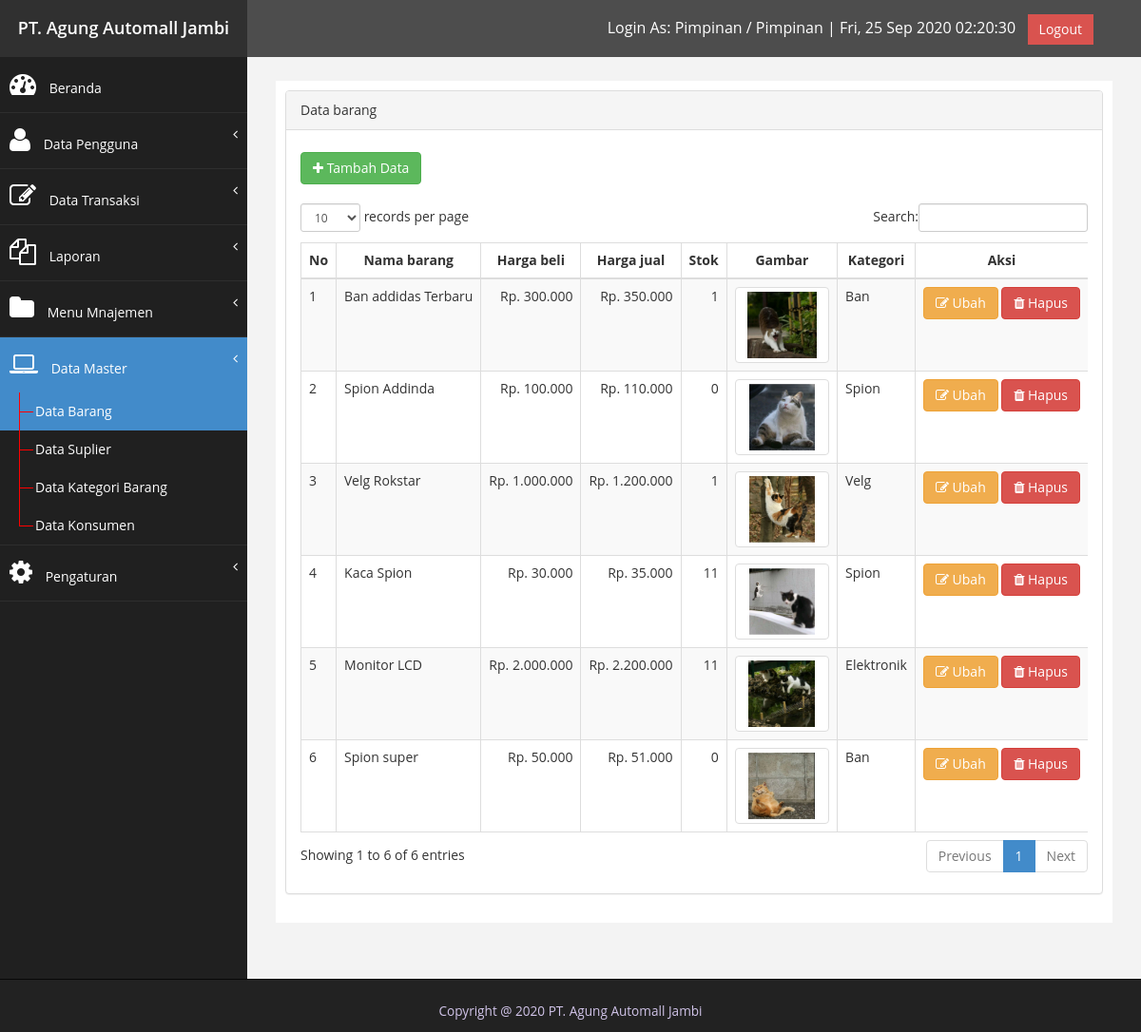
The page /index.php?page=data_master&submenu=barang (signed in) on the database its author committed.
### tables this page shows
CREATE TABLE `tb_pengaturan` (
  `id_pengaturan` int(11) NOT NULL,
  `pengaturan_title` varchar(50) NOT NULL,
  `pengaturan_nilai` text NOT NULL,
  `pengaturan_deskripsi` text NOT NULL
);

CREATE TABLE `tb_user_menu_access` (
  `id` int(11) NOT NULL,
  `menu_id` int(11) NOT NULL,
  `id_user_level` int(11) NOT NULL
);

CREATE TABLE `tb_user_menu` (
  `user_menu_id` int(11) NOT NULL,
  `menu_title` varchar(128) NOT NULL,
  `icon` varchar(255) NOT NULL,
  `menu_url` varchar(50) NOT NULL
);

CREATE TABLE `tb_user_sub_menu_access` (
  `id` int(11) NOT NULL,
  `sub_menu_id` int(11) NOT NULL,
  `id_user_level` int(11) NOT NULL
);

CREATE TABLE `tb_user_sub_menu` (
  `id` int(11) NOT NULL,
  `menu_id` int(11) NOT NULL,
  `title` varchar(128) NOT NULL,
  `sub_menu_url` varchar(50) NOT NULL,
  `file` varchar(255) NOT NULL
);

CREATE TABLE `tb_barang_data` (
  `id_barang_data` int(11) NOT NULL,
  `id_barang_kategori` int(11) NOT NULL,
  `barang_data_nama` varchar(200) NOT NULL,
  `barang_data_kode` varchar(100) NOT NULL,
  `barang_data_harga_beli` int(255) NOT NULL,
  `barang_data_harga_jual` int(255) NOT NULL,
  `barang_data_tanggal` date NOT NULL,
  `barang_data_gambar` varchar(255) NOT NULL
);

CREATE TABLE `tb_barang_kategori` (
  `id_barang_kategori` int(11) NOT NULL,
  `barang_kategori_nama` varchar(50) NOT NULL
);

### config.php (called while the page is built, shortened)
<?php
$database_host = "localhost";
$database_user = "root";
$database_pass = "";
$database_dbna = "db_pos_bengkel";
$koneksi = mysqli_connect($database_host, $database_user, $database_pass, $database_dbna);
function query($query)
{
    global $koneksi;
    $result = mysqli_query($koneksi, $query);
    if ($result) {
        if ($result->num_rows > 0) {
            $rows = [];
            while ($row = mysqli_fetch_array($result, MYSQLI_ASSOC)) {
                $rows[] = $row;
            }
            return $rows;
        } else return false;
    } else return false;
}
$_settingApplication = query("SELECT * FROM tb_pengaturan");
$tools['page_title'] = "PT. Agung Automall Jambi";
$tools['copyright'] = 2020;
$tools['developer'] = true;
$print = [];
$_settingDetail = [];
foreach ($_settingApplication as $set) {
    $pengaturan = $set['pengaturan_title'];
    if ($pengaturan == 'laporan') {
        $_settingDetail['laporan'] = $set;
        $result = explode('$', $set['pengaturan_nilai']);
        $print['header'] = [
            'judul' => $result[0],
            'alamat' => $result[1]
        ];
        $print['footer'] = [
            'jabatan' => $result[2],
            'nama' => $result[3]
        ];
    } elseif ($pengaturan == 'nama_perusahaan') {
        $tools['page_title'] = $set['pengaturan_nilai'];
    } elseif ($pengaturan == 'tahuncopyright') {
        $tools['copyright'] = $set['pengaturan_nilai'];
    } elseif ($pengaturan == 'default_home') {
        $_settingDetail['default_home'] = $set;
        $display_page = $set['pengaturan_nilai'];
    } elseif ($pengaturan == 'logo') {
        $tools['logo'] = $set['pengaturan_nilai'];
    } elseif ($pengaturan == 'pengembangan') {
        $tools['pengembangan'] = $set['pengaturan_nilai'];
    }
}
if (isset($_GET['page'])) $page = $_GET['page'];
else $page = "";
if (isset($_GET['submenu'])) $submenu = $_GET['submenu'];
else $submenu = "";
$_baseurl = '?page=' . $page . '&submenu=' . $submenu;
function getStokBarang($id)
{
    $barang['masuk']['data'] = query("SELECT barang_masuk_jumlah FROM tb_barang_masuk WHERE tb_barang_masuk.id_barang_data = '$id'");
    $barang['masuk']['data'] = ($barang['masuk']['data']) ? $barang['masuk']['data'] : [];
    $barang['masuk']['jumlah'] = 0;
    foreach ($barang['masuk']['data'] as $b) {
        $barang['masuk']['jumlah'] += $b['barang_masuk_jumlah'];
    }
    $barang['keluar']['data'] = query("SELECT barang_keluar_jumlah FROM tb_barang_keluar WHERE tb_barang_keluar.id_barang_data = '$id'");
    $barang['keluar']['data'] = ($barang['keluar']['data']) ? $barang['keluar']['data'] : [];
    $barang['keluar']['jumlah'] = 0;
    foreach ($barang['keluar']['data'] as $b) {
        $barang['keluar']['jumlah'] += $b['barang_keluar_jumlah'];
    }
    return $barang['masuk']['jumlah'] - $barang['keluar']['jumlah'];
}

### index.php (the view, shortened to what this page needs)
<?php
include "config.php";
$level        = $_SESSION['user']['level'];
$menus        = query("SELECT * FROM tb_user_menu_access
        INNER JOIN tb_user_menu
        ON    tb_user_menu_access.menu_id       = tb_user_menu.user_menu_id
        WHERE tb_user_menu_access.id_user_level = '$level'
");
if ($menus) {
    for ($i = 0; $i < count($menus); $i++) {
        $id = $menus[$i]['menu_id'];
        $menus[$i]['sub_menu'] = query("SELECT * FROM tb_user_sub_menu_access
            INNER JOIN tb_user_sub_menu
            ON    tb_user_sub_menu_access.sub_menu_id   = tb_user_sub_menu.id
            WHERE tb_user_sub_menu_access.id_user_level = '$level'
            AND tb_user_sub_menu.menu_id='$id'
        ");
        $menus[$i]['active'] = false;
        if ($menus[$i]['sub_menu']) {
            for ($j = 0; $j < count($menus[$i]['sub_menu']); $j++) {
                $menus[$i]['sub_menu'][$j]['url_act'] = "?page=" . $menus[$i]['menu_url'] . "&submenu=" . $menus[$i]['sub_menu'][$j]['sub_menu_url'];
                if ($menus[$i]['menu_url'] . $menus[$i]['sub_menu'][$j]['sub_menu_url'] == ($page . $submenu)) {
                    $display_page                        = $menus[$i]['sub_menu'][$j]['file'];
                    $menus[$i]['sub_menu'][$j]['active'] = true;
                    $menus[$i]['active']                 = true;
                } else {
                    $menus[$i]['sub_menu'][$j]['active'] = false;
                }
            }
            $menus[$i]['visible'] = true;
        } else {
            $menus[$i]['visible'] = false;
            $menus[$i]['active'] = false;
        }
    }
}
?>
<!DOCTYPE html>
<html xmlns="http://www.w3.org/1999/xhtml">
<head>
    <link href="assets/css/bootstrap.css" rel="stylesheet" />
    <link href="assets/css/font-awesome.css" rel="stylesheet" />
    <link href="assets/js/dataTables/dataTables.bootstrap.css" rel="stylesheet" />
    <link href="assets/css/custom.css" rel="stylesheet" />
</head>
<body>
    <div id="wrapper">
        <nav class="navbar navbar-default navbar-cls-top " role="navigation" style="margin-bottom: 0">
            <div class="navbar-header">
                <div class="navbar-bg text-tengah">
                    <a class="navbar-merek" href="index.php"><?= $tools['page_title']; ?></a>
                </div>
            </div>
            <div style="color: white; padding  : 15px 50px 5px 50px;float    : right; font-size: 16px;">
                <span>Login As: <?= $_SESSION['user']['level_title']; ?> / <?= $_SESSION['user']['nama']; ?> |</span>
                <span id="clockTopbar"></span> &nbsp;
                <a href="logout.php" class="btn btn-danger square-btn-adjust">Logout</a>
            </div>
        </nav>
        <nav class="navbar-default navbar-side" role="navigation">
            <div class="sidebar-collapse">
                <ul class="nav" id="main-menu">
                    <li>
                        <?php
                        if ($page === "") echo '<a href="index.php" class="bg-primary"><i class="fa fa-dashboard fa-2x"></i> Beranda</a>';
                        else echo '<a href="index.php"><i class="fa fa-dashboard fa-2x"></i> Beranda</a>';
                        ?>
                    </li>
                    <?php if ($menus) {
                        foreach ($menus as $menu) {
                            if ($menu['visible']) {
                                echo '<li>';
                                if ($menu['active']) {
                                    echo '
                                <a  href  = "#" class="bg-primary"><i class = "' . $menu["icon"] . '"></i> ' . $menu["menu_title"] . '<span class = "fa arrow"></span></a>
                                <ul class = "nav nav-second-level collapse in" aria-expanded = "true" style= "">
                                ';
                                } else {
                                    echo '
                                <a  href  = "#"><i class = "' . $menu["icon"] . '"></i> ' . $menu["menu_title"] . '<span class = "fa arrow"></span></a>
                                <ul class = "nav nav-second-level">
                                ';
                                }
                                if ($menu['sub_menu']) {
                                    foreach ($menu['sub_menu'] as $nav_submenu) {
                                        if ($nav_submenu['active']) echo '<li><a href="' . $nav_submenu['url_act'] . '" class="bg-primary"></i> ' . $nav_submenu['title'] . '</a></li>';
                                        else  echo '<li><a href="' . $nav_submenu['url_act'] . '"></i> ' . $nav_submenu['title'] . '</a></li>';
                                    }
                                }
                                echo '</ul>';
                                echo '</li>';
                            }
                        }
                    } ?>
                </ul>
            </div>
        </nav>
        <div id="page-wrapper">
            <div id="page-inner">
                <div class="row">
                    <div class="col-md-12">
                        <?php
                        if (file_exists($display_page)) include $display_page;
                        else include "page/error.php";
                        ?>
                    </div>
                </div>
            </div>
        </div>
    </div>
    <div class="navbar navbar-inverse navbar-fixed-bottom footer-bottom">
        <div class="container text-center">
            <p class="text-center" style="color: #D1C4E9;"><small>Copyright @ <?= $tools['copyright'] . " " . $tools['page_title']; ?></p>
        </div>
</body>
</html>

### page/data_master/barang/barang.php
<?php
if (isset($_GET['aksi'])) {
    if ($_GET['aksi'] == 'tambah') {
        include "tambah.php";
    } else if ($_GET['aksi'] == 'ubah') {
        include "ubah.php";
    } else if ($_GET['aksi'] == 'hapus') {
        include "hapus.php";
    } else {
        include "display.php";
    }
} else {
    include "display.php";
}

### page/data_master/barang/display.php
<?php
$nomor = 1;
$datas = query("SELECT * FROM `tb_barang_data` INNER JOIN `tb_barang_kategori` ON `tb_barang_data`.`id_barang_kategori` = `tb_barang_kategori`.`id_barang_kategori`");
?>
<div class="row">
    <div class="col-md-12">
        <div class="panel panel-default">
            <div class="panel-heading">
                Data barang
            </div>
            <div class="panel-body">
                <div class="table-responsive">
                    <div>
                        <a href="<?= $_baseurl; ?>&aksi=tambah" class="btn btn-success" style="margin-top:  8px;"><i class="fa fa-plus"></i> Tambah Data</a>
                    </div><br>
                    <table class="table table-striped table-bordered table-hover" id="dataTables-example">
                        <thead>
                            <tr>
                                <th style="text-align: center;">No</th>
                                <th style="text-align: center;">Nama barang</th>
                                <th style="text-align: center;">Harga beli</th>
                                <th style="text-align: center;">Harga jual</th>
                                <th style="text-align: center;">Stok</th>
                                <th style="text-align: center;">Gambar</th>
                                <th style="text-align: center;">Kategori</th>
                                <th style="text-align: center;">Aksi</th>
                            </tr>
                        </thead>
                        <tbody>
                            <?php if ($datas) :
                                foreach ($datas as $data) : ?>
                                    <tr>
                                        <td style="white-space: nowrap;"><?php echo $nomor++; ?></td>
                                        <td style="white-space: nowrap;"><?php echo $data['barang_data_nama']; ?></td>
                                        <td style="white-space: nowrap; text-align:right;">Rp. <?php echo number_format($data['barang_data_harga_beli'], 0, ',', '.'); ?></td>
                                        <td style="white-space: nowrap; text-align:right;">Rp. <?php echo number_format($data['barang_data_harga_jual'], 0, ',', '.'); ?></td>
                                        <td style="white-space: nowrap; text-align:right;"><?php echo getStokBarang($data['id_barang_data']); ?></td>
                                        <td style="white-space: nowrap; text-align:center;"><img style="width: 200px; height: 80px; object-fit:contain;" src="images/master_data_barang/<?php echo $data['barang_data_gambar']; ?>" style="width: 100px;" alt="..." class="img-thumbnail"></td>
                                        <td style="white-space: nowrap;"><?php echo $data['barang_kategori_nama']; ?></td>
                                        <td style="white-space:nowrap;">
                                            <a href="<?= $_baseurl; ?>&aksi=ubah&id=<?php echo $data['id_barang_data']; ?>" class="btn btn-warning"><i class="fa fa-edit"></i> Ubah</a>
                                            <a onclick="return confirm('Anda yakin ingin menghapus?')" href="<?= $_baseurl; ?>&aksi=hapus&id=<?php echo $data['id_barang_data']; ?>" class="btn btn-danger"><i class="fa fa-trash"></i> Hapus</a>
                                        </td>
                                    </tr>
                            <?php endforeach;
                            endif; ?>
                        </tbody>
                    </table>
                </div>
            </div>
        </div>
    </div>
</div>

### assets/css/custom.css (style rules this page uses)
body { font-family: 'Open Sans', sans-serif; }
#wrapper { width: 100%; background:#202020; }
#page-wrapper { padding: 15px 15px; min-height: 600px; background:#F3F3F3; }
#page-inner { width:100%; margin:10px 20px 10px 0px; background-color:#fff!important; padding:10px; margin-bottom: 100px; }
.text-center { text-align:center; }
.square-btn-adjust { border: 0px solid transparent; -webkit-border-radius: 0px; -moz-border-radius: 0px; border-radius: 0px; }
p { font-size:16px; line-height:25px; padding-top:20px; }
.arrow { float: right; }
.fa.arrow:before { content: "\f104"; }
.nav-second-level li, .nav-third-level li { border-bottom: none !important; }
.nav-second-level li a { padding-left: 37px; }
.sidebar-collapse , .sidebar-collapse .nav { background:none; }
.sidebar-collapse .nav { padding:0; }
.sidebar-collapse .nav > li > a { color:#fff; text-shadow:none; }
.sidebar-collapse > .nav > li > a { padding:15px 10px; }
.sidebar-collapse > .nav > li { border-bottom: 1px solid rgba(107, 108, 109, 0.19); }
.nav-second-level > li > a:before , .nav-third-level > li > a:before { content:""; display:block; position:absolute; left:20px; width:15px; height:1px; background:#ff0000; top:20px; }
.nav-second-level > li > a:after, .nav-third-level > li > a:after { content:""; display:block; position:absolute; left:20px; width:1px; height:100%; background:#ff0000; top:0px; z-index:10; }
.nav-second-level > li:last-child > a:after, .nav-third-level > li:last-child > a:after { height:50%; }
.navbar-side { border:none; background-color: #202020; }
.navbar-cls-top { background:#4D4D4D; border-bottom:none; }
.navbar-default { border:0px solid black; }
.navbar-header { background: #A70303; }
.nav > li > a > i { margin-right:10px; }
@media (min-width:768px) { #page-wrapper { margin: 0 0 0 260px; padding: 15px 30px; } }
@media (min-width:768px) { .navbar-side { z-index: 1; position: absolute; width: 260px; } }
@media (min-width:768px) { .navbar { border-radius: 0px; } }

### index.php (style rules this page uses)
.navbar-bg { display: flex; justify-content: center; align-items: center; height: 60px; background-color: #303030; width: 260px; }
.navbar-merek { color: #fff; font-size: 18px; font-weight: 600; }

### rows shown on the page
tb_pengaturan: pengaturan_nilai "PT. Agung Automall Jambi"
tb_user_menu_access: menu.menu_title "Data Pengguna"
tb_user_menu_access: menu.menu_title "Data Transaksi"
tb_user_menu_access: menu.menu_title "Laporan"
tb_user_menu_access: menu.menu_title "Menu Mnajemen"
tb_user_menu_access: menu.menu_title "Data Master"
tb_user_sub_menu_access: sub_menu.title "Data Barang"
tb_user_sub_menu_access: sub_menu.title "Data Suplier"
tb_user_sub_menu_access: sub_menu.title "Data Kategori Barang"
tb_user_sub_menu_access: sub_menu.title "Data Konsumen"
tb_user_menu_access: menu.menu_title "Pengaturan"
tb_barang_data: barang_data_nama "Ban addidas Terbaru", barang_data_harga_beli "300.000", barang_data_harga_jual "350.000", id_barang_data "1", barang_data_gambar (picture), id_barang_kategori.barang_kategori_nama "Ban"
tb_barang_data: barang_data_nama "Spion Addinda", barang_data_harga_beli "100.000", barang_data_harga_jual "110.000", id_barang_data "0", barang_data_gambar (picture), id_barang_kategori.barang_kategori_nama "Spion"
tb_barang_data: barang_data_nama "Velg Rokstar", barang_data_harga_beli "1.000.000", barang_data_harga_jual "1.200.000", id_barang_data "1", barang_data_gambar (picture), id_barang_kategori.barang_kategori_nama "Velg"
tb_barang_data: barang_data_nama "Kaca Spion", barang_data_harga_beli "30.000", barang_data_harga_jual "35.000", id_barang_data "11", barang_data_gambar (picture), id_barang_kategori.barang_kategori_nama "Spion"
tb_barang_data: barang_data_nama "Monitor LCD", barang_data_harga_beli "2.000.000", barang_data_harga_jual "2.200.000", id_barang_data "11", barang_data_gambar (picture), id_barang_kategori.barang_kategori_nama "Elektronik"
tb_barang_data: barang_data_nama "Spion super", barang_data_harga_beli "50.000", barang_data_harga_jual "51.000", id_barang_data "0", barang_data_gambar (picture), id_barang_kategori.barang_kategori_nama "Ban"

### other values the page prints
$_SESSION['user']['level_title'] "Pimpinan"
$_SESSION['user']['nama'] "Pimpinan"
$tools['copyright'] "2020"
